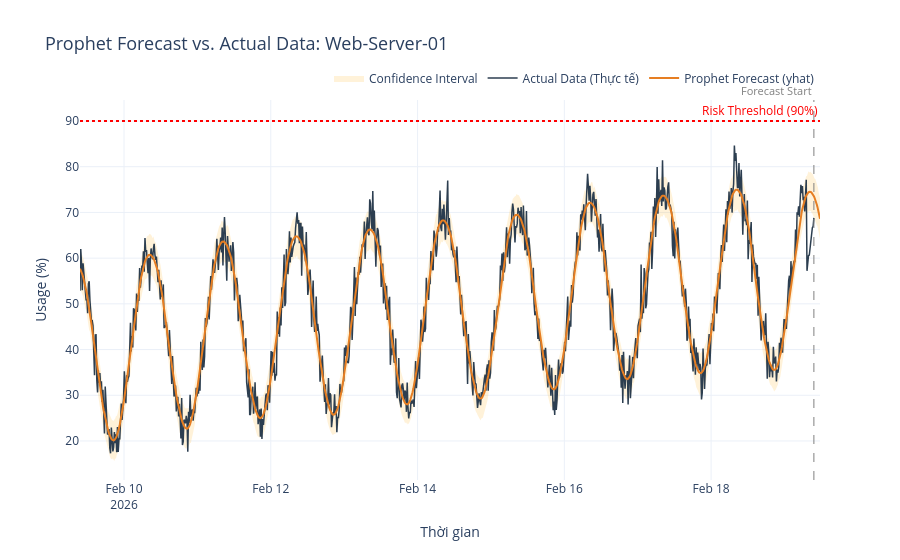
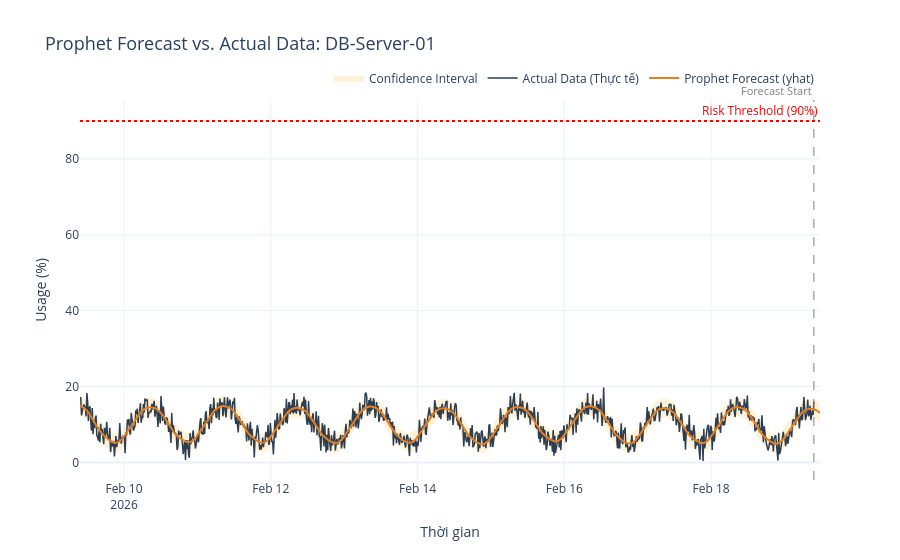

Notebook source saved alongside these figures, in order:
### Markdown cell above
## Block 5: Prophet Forecast vs. Actual Data Plot
So sánh trực quan giữa dữ liệu dự báo của Prophet và dữ liệu thực tế cho mỗi server.
- **Actual (Thực tế)**: Đường liền nét xanh thể hiện dữ liệu đã thu thập.
- **Prophet Forecast (Dự báo)**: Đường liền nét cam thể hiện giá trị dự báo `yhat` của mô hình Prophet trên toàn bộ khoảng thời gian (bao gồm cả quá khứ lẫn tương lai).
- **Confidence Interval (Khoảng tin cậy)**: Vùng tô cam nhạt thể hiện khoảng `yhat_lower` – `yhat_upper`.
- **Risk Threshold (Ngưỡng rủi ro)**: Đường ngang đỏ đánh dấu ngưỡng 90%.

### Code cell
import plotly.graph_objects as go

for instance_id in all_instances:
    df_inst = df[df['instance_id'] == instance_id].sort_values('timestamp')

    # Train Prophet cho instance
    df_p = df_inst[['timestamp', 'value']].rename(columns={'timestamp': 'ds', 'value': 'y'})
    m_fc = Prophet(daily_seasonality=True, weekly_seasonality=True)
    m_fc.fit(df_p)
    future_fc = m_fc.make_future_dataframe(periods=12, freq='10min')
    forecast_fc = m_fc.predict(future_fc)

    fig = go.Figure()

    # Confidence Interval (Khoảng tin cậy)
    fig.add_trace(go.Scatter(
        x=list(forecast_fc['ds']) + list(forecast_fc['ds'].iloc[::-1]),
        y=list(forecast_fc['yhat_upper']) + list(forecast_fc['yhat_lower'].iloc[::-1]),
        fill='toself',
        fillcolor='rgba(255, 165, 0, 0.15)',
        line=dict(color='rgba(255,255,255,0)'),
        name='Confidence Interval',
        hoverinfo='skip'
    ))

    # Actual Data (Dữ liệu thực tế)
    fig.add_trace(go.Scatter(
        x=df_inst['timestamp'],
        y=df_inst['value'],
        mode='lines',
        name='Actual Data (Thực tế)',
        line=dict(color='#2c3e50', width=1.5)
    ))

    # Prophet Forecast (Toàn bộ dự báo)
    fig.add_trace(go.Scatter(
        x=forecast_fc['ds'],
        y=forecast_fc['yhat'],
        mode='lines',
        name='Prophet Forecast (yhat)',
        line=dict(color='#e67e22', width=2, dash='solid')
    ))

    # Risk Threshold line (Ngưỡng rủi ro 90%)
    fig.add_hline(
        y=90, line_dash='dot', line_color='red', line_width=2,
        annotation_text='Risk Threshold (90%)',
        annotation_position='top right',
        annotation_font_color='red'
    )

    # Vertical line marking forecast start (convert to str to avoid Timestamp arithmetic)
    last_ts = df_inst['timestamp'].max()
    fig.add_shape(
        type='line',
        x0=str(last_ts), x1=str(last_ts),
        y0=0, y1=1, yref='paper',
        line=dict(color='gray', width=1, dash='dash')
    )
    fig.add_annotation(
        x=str(last_ts), y=1, yref='paper',
        text='Forecast Start', showarrow=False,
        font=dict(color='gray', size=11),
        xanchor='right', yanchor='bottom'
    )

    fig.update_layout(
        title=f'Prophet Forecast vs. Actual Data: {instance_id}',
        title_font_size=18,
        xaxis_title='Thời gian',
        yaxis_title='Usage (%)',
        hovermode='x unified',
        template='plotly_white',
        legend=dict(orientation='h', yanchor='bottom', y=1.02, xanchor='right', x=1)
    )

    fig.show()

### Figure 1 — Plotly figure (JSON) as saved in the notebook; plotly's stock layout.template omitted (floating-point values rounded to 4 significant figures; data arrays with more than 128 entries replaced by an {"elided": "..."} marker saying what was removed)
{"data": [{"fill": "toself", "fillcolor": "rgba(255, 165, 0, 0.15)", "hoverinfo": "skip", "line": {"color": "rgba(255,255,255,0)"}, "name": "Confidence Interval", "type": "scatter", "x": {"elided": "1946 str values"}, "y": {"elided": "1946 float values"}}, {"line": {"color": "#2c3e50", "width": 1.5}, "mode": "lines", "name": "Actual Data (Thực tế)", "type": "scatter", "x": {"elided": "961 str values"}, "y": {"elided": "961 float values"}}, {"line": {"color": "#e67e22", "dash": "solid", "width": 2}, "mode": "lines", "name": "Prophet Forecast (yhat)", "type": "scatter", "x": {"elided": "973 str values"}, "y": {"elided": "973 float values"}}], "layout": {"annotations": [{"font": {"color": "red"}, "showarrow": false, "text": "Risk Threshold (90%)", "x": 1, "xanchor": "right", "xref": "x domain", "y": 90, "yanchor": "bottom", "yref": "y"}, {"font": {"color": "gray", "size": 11}, "showarrow": false, "text": "Forecast Start", "x": "2026-02-19 09:36:23.781389", "xanchor": "right", "y": 1, "yanchor": "bottom", "yref": "paper"}], "hovermode": "x unified", "legend": {"orientation": "h", "x": 1, "xanchor": "right", "y": 1.02, "yanchor": "bottom"}, "shapes": [{"line": {"color": "red", "dash": "dot", "width": 2}, "type": "line", "x0": 0, "x1": 1, "xref": "x domain", "y0": 90, "y1": 90, "yref": "y"}, {"line": {"color": "gray", "dash": "dash", "width": 1}, "type": "line", "x0": "2026-02-19 09:36:23.781389", "x1": "2026-02-19 09:36:23.781389", "y0": 0, "y1": 1, "yref": "paper"}], "title": {"font": {"size": 18}, "text": "Prophet Forecast vs. Actual Data: Web-Server-01"}, "xaxis": {"title": {"text": "Thời gian"}}, "yaxis": {"title": {"text": "Usage (%)"}}}}

### Figure 2 — Plotly figure (JSON) as saved in the notebook; plotly's stock layout.template omitted (floating-point values rounded to 4 significant figures; data arrays with more than 128 entries replaced by an {"elided": "..."} marker saying what was removed)
{"data": [{"fill": "toself", "fillcolor": "rgba(255, 165, 0, 0.15)", "hoverinfo": "skip", "line": {"color": "rgba(255,255,255,0)"}, "name": "Confidence Interval", "type": "scatter", "x": {"elided": "1946 str values"}, "y": {"elided": "1946 float values"}}, {"line": {"color": "#2c3e50", "width": 1.5}, "mode": "lines", "name": "Actual Data (Thực tế)", "type": "scatter", "x": {"elided": "961 str values"}, "y": {"elided": "961 float values"}}, {"line": {"color": "#e67e22", "dash": "solid", "width": 2}, "mode": "lines", "name": "Prophet Forecast (yhat)", "type": "scatter", "x": {"elided": "973 str values"}, "y": {"elided": "973 float values"}}], "layout": {"annotations": [{"font": {"color": "red"}, "showarrow": false, "text": "Risk Threshold (90%)", "x": 1, "xanchor": "right", "xref": "x domain", "y": 90, "yanchor": "bottom", "yref": "y"}, {"font": {"color": "gray", "size": 11}, "showarrow": false, "text": "Forecast Start", "x": "2026-02-19 09:36:23.781389", "xanchor": "right", "y": 1, "yanchor": "bottom", "yref": "paper"}], "hovermode": "x unified", "legend": {"orientation": "h", "x": 1, "xanchor": "right", "y": 1.02, "yanchor": "bottom"}, "shapes": [{"line": {"color": "red", "dash": "dot", "width": 2}, "type": "line", "x0": 0, "x1": 1, "xref": "x domain", "y0": 90, "y1": 90, "yref": "y"}, {"line": {"color": "gray", "dash": "dash", "width": 1}, "type": "line", "x0": "2026-02-19 09:36:23.781389", "x1": "2026-02-19 09:36:23.781389", "y0": 0, "y1": 1, "yref": "paper"}], "title": {"font": {"size": 18}, "text": "Prophet Forecast vs. Actual Data: DB-Server-01"}, "xaxis": {"title": {"text": "Thời gian"}}, "yaxis": {"title": {"text": "Usage (%)"}}}}
